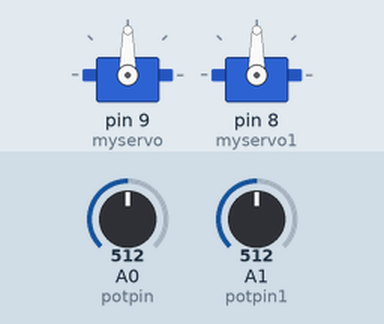
The sketch below on a simulated Arduino Uno, built with avr-gcc and run on an emulated ATmega328P. On the bench: 2 × servo. Inputs (shaded band) come from the test bench; at power-on: A0 (potpin) = 512, A1 (potpin1) = 512.

Above: at 1.2 s.
1.3 s: A0 (potpin) set to 716
At 2.5 s:
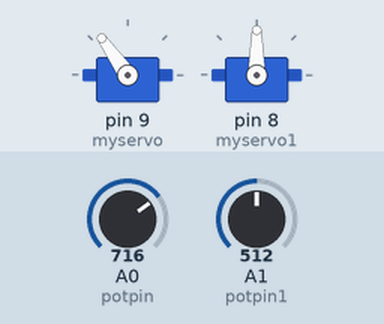
2.8 s: A1 (potpin1) set to 716
At 3.9 s:
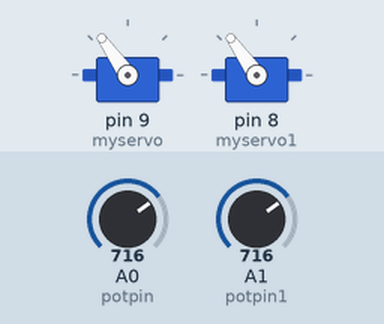
4.3 s: A0 (potpin) set to 900
At 5.0 s:
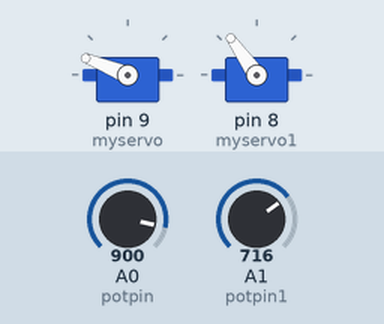
5.8 s: A1 (potpin1) set to 900
At 6.8 s:
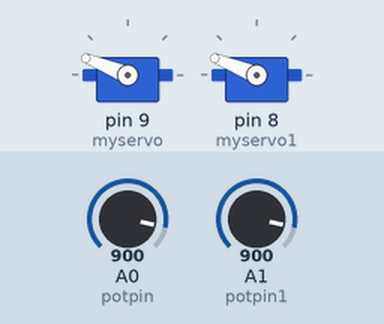
7.3 s: A0 (potpin) set to 1023
At 8.0 s:
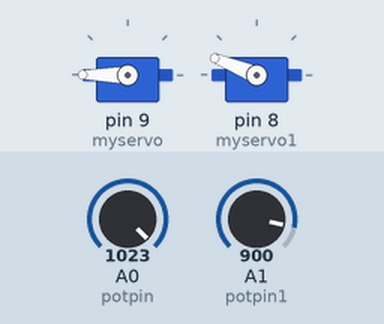
8.8 s: A1 (potpin1) set to 1023
At 9.1 s:
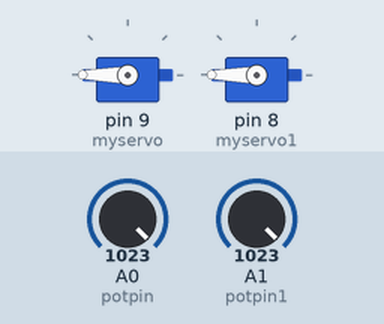
Timing chart, 0 to 11.3 s (numbered marks = the images above; inputs shaded):
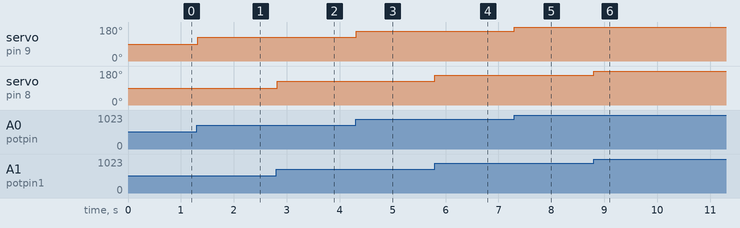

The sketch:

multi_potintiometer_control_servo.ino
```cpp
#include <Servo.h>  // add servo library

Servo myservo;  // create servo object to control a servo
Servo myservo1;

int potpin = A0;  // analog pin used to connect the potentiometer
int potpin1 = A1;
int val;    // variable to read the value from the analog pin
int val1;

void setup() {
  myservo.attach(9);  // attaches the servo on pin 9 to the servo object
  myservo1.attach(8);
}

void loop() {
  val = analogRead(potpin);            // reads the value of the potentiometer (value between 0 and 1023)
  val = map(val, 0, 1023, 0, 180);     // scale it to use it with the servo (value between 0 and 180)
  myservo.write(val);                // sets the servo position according to the scaled value

  val1 = analogRead(potpin1);            // reads the value of the potentiometer (value between 0 and 1023)
  val1 = map(val1, 0, 1023, 0, 180);     // scale it to use it with the servo (value between 0 and 180)
  myservo1.write(val1);                // sets the servo position according to the scaled value

  delay(15);                           // waits for the servo to get there
}
```

Measured:
- after the input at 1.3 s, servo on pin 9 (myservo): 90° → 125° at once
- after the input at 2.8 s, servo on pin 8 (myservo1): 90° → 125° at once
- after the input at 4.3 s, servo on pin 9 (myservo): 125° → 158° at once
- after the input at 5.8 s, servo on pin 8 (myservo1): 125° → 158° at once
- after the input at 7.3 s, servo on pin 9 (myservo): 158° → 180° at once
- after the input at 8.8 s, servo on pin 8 (myservo1): 158° → 180° at once
